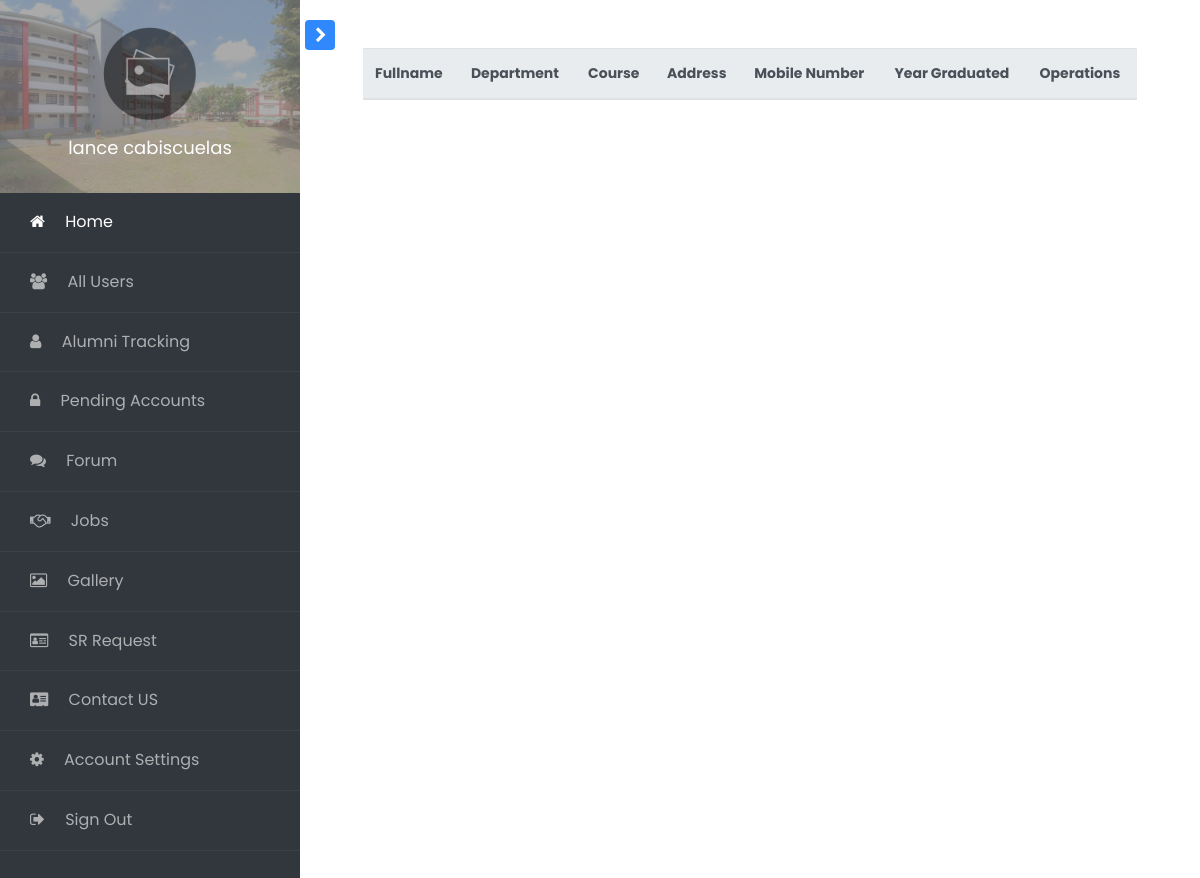
The app's page /access/admin/index.php?page=srrequest (signed in), older data.
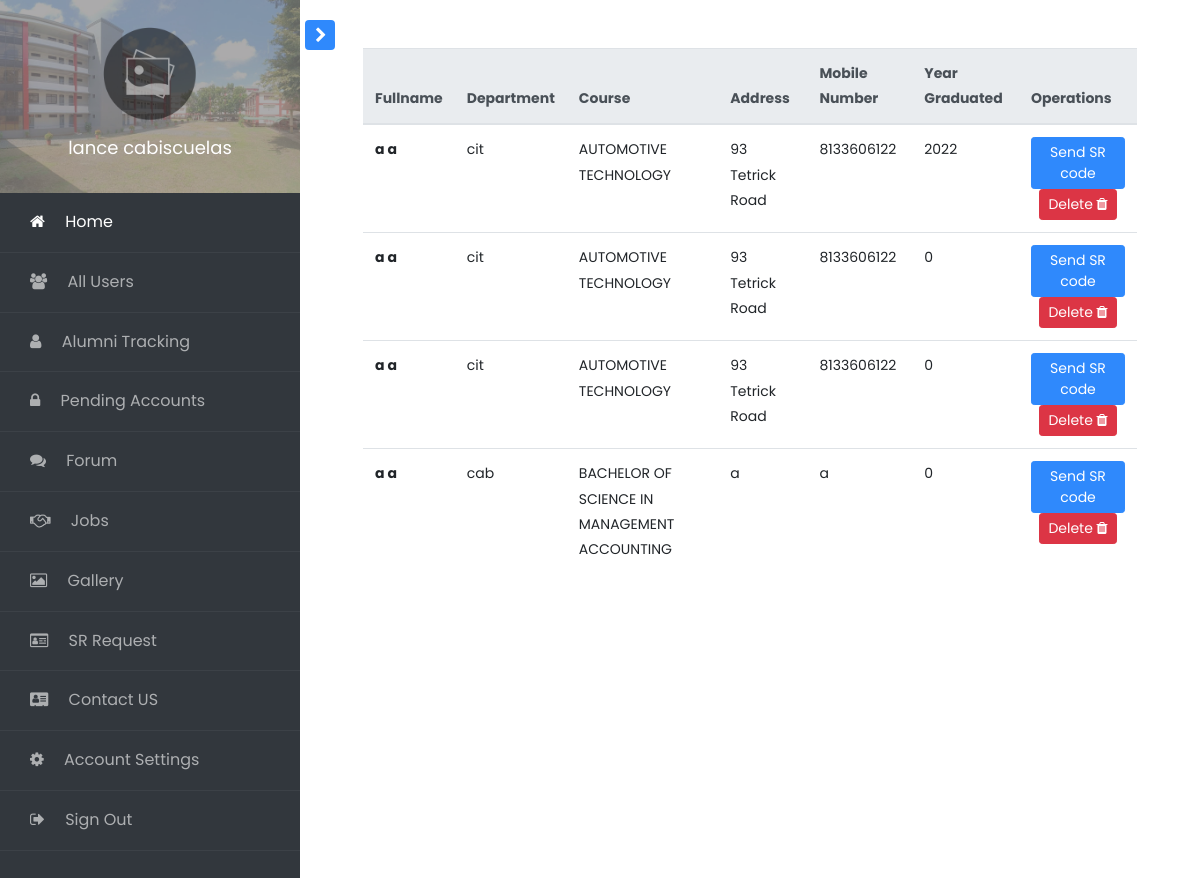
The same page, newer data.
### tables this page shows
CREATE TABLE `user_information` (
  `id` int(11) NOT NULL,
  `name` varchar(40) NOT NULL,
  `lastname` varchar(50) NOT NULL,
  `middle_name` varchar(50) NOT NULL,
  `email_address` varchar(100) NOT NULL,
  `department` varchar(50) NOT NULL,
  `mobile_number` varchar(40) NOT NULL,
  `course` varchar(100) NOT NULL,
  `sr_code` varchar(50) NOT NULL,
  `account_password` varchar(100) NOT NULL,
  `account_status` varchar(40) NOT NULL,
  `employment_status` varchar(40) NOT NULL,
  `profile_pic` varchar(100) NOT NULL,
  `date_register` varchar(40) NOT NULL
);

CREATE TABLE `sr_request` (
  `id` int(11) NOT NULL,
  `name` varchar(50) NOT NULL,
  `lastname` varchar(50) NOT NULL,
  `middlename` varchar(50) NOT NULL,
  `email` varchar(50) NOT NULL,
  `address` varchar(50) NOT NULL,
  `mobile_no` varchar(50) NOT NULL,
  `department` varchar(50) NOT NULL,
  `course` varchar(50) NOT NULL,
  `date_request` varchar(50) NOT NULL,
  `year_graduated` int(22) NOT NULL
);

### methods/mysqliConnection.php (called while the page is built, shortened)
<?php
class Database{
	public function __construct(){
		$this->conn = mysqli_connect("localhost", "root", "", "bsu_alumni");
	}
}
?>

### methods/PDOConnection.php (called while the page is built, shortened)
<?php
class Connect{
    public $host = "localhost";
    public $user = "root";
    public $password = "";
    public $dbname = "bsu_alumni";
	public function __construct(){
        $dsn = "mysql:host=$this->host;dbname=$this->dbname;";
        $this->connection = new PDO($dsn, $this->user, $this->password);
	}
}
?>

### methods/globalmethods.php (called while the page is built, shortened)
<?php
include 'PDOConnection.php';
class DataOperation extends Connect{
	function getFullname($id) {
		$sql = "SELECT * FROM user_information where id = $id";
		$query = $this->connection->query($sql);
		$row = $query->fetch();
		return $row->name. " " .$row->lastname;
	}
}
?>

### access/admin/pages/srrequest.php (the view, shortened to what this page needs)
<?php
$sql = $database->conn->query("SELECT * FROM sr_request ORDER BY id DESC");
?>
<div class="container">
  <table class="table" id="alluser_table">
    <thead class="thead-light">
      <tr>
        <th scope="col">Fullname</th>
        <th scope="col">Department</th>
        <th scope="col">Course</th>
        <th scope="col">Address</th>
        <th scope="col">Mobile Number</th>
        <th scope="col">Year Graduated</th>
        <th scope="col">Operations</th>
      </tr>
    </thead>
    <tbody>
      <?php while($row = $sql->fetch_array()): ?>
          <tr id="sr_<?php echo $row['id']; ?>">
          <th scope="row"><?php echo $row["name"]. " " .$row["lastname"]; ?></th>
          <td><?php echo $row["department"]; ?></td>
          <td><?php echo $row["course"]; ?></td>
          <td><?php echo $row["address"]; ?></td>
          <td><?php echo $row["mobile_no"]; ?></td>
          <td><?php echo $row["year_graduated"]; ?></td>
          <td>
            <center>
              <button class="btn btn-primary btn-sm" onclick="modalForSrForm(<?php echo $row['id'] ?>)">Send SR code</button>
              <button class="btn btn-danger btn-sm">Delete <i class="fa fa-trash" aria-hidden="true"></i></button>
            </center>
          </td>
          </tr>
      <?php endwhile; ?>
    </tbody>
  </table>
</div>

### access/admin/index.php (shortened to what this page needs)
<?php
include "./../../methods/globalmethods.php";
include "./../../methods/mysqliConnection.php";
$meth = new DataOperation;
$database = new Database;
$query = 'SELECT profile_pic FROM user_information WHERE id = '.$_SESSION['id'] .'';
$stmt = $database->conn->query($query);
$profile_pic = $stmt->fetch_assoc();
?>
<!doctype html>
<html lang="en">
  <head>
		<link rel="stylesheet" href="https://stackpath.bootstrapcdn.com/font-awesome/4.7.0/css/font-awesome.min.css">
		<link rel="stylesheet" href="css/style.css">
    <link rel="stylesheet" href="./../../plugins/datatables/datatables.min.css">
    <link rel="stylesheet" href="css/admin.css">
  </head>
  <body>
		<div class="wrapper d-flex align-items-stretch">
			<nav id="sidebar">
				<div class="custom-menu">
					<button type="button" id="sidebarCollapse" class="btn btn-primary">
	        </button>
        </div>
	  		<div class="img bg-wrap text-center py-4" style="background-image: url(images/bg4-1.jpg);">
	  			<div class="user-logo">
	  				<div class="img" style="background-image: url(<?php echo($profile_pic['profile_pic'] == '') ?  './profile_pic/default.png' : './profile_pic/'.$profile_pic['profile_pic']; ?>);"></div>
	  				<h3><?php echo $meth->getFullname($_SESSION["id"]); ?></h3>
	  			</div>
	  		</div>
        <ul class="list-unstyled components mb-5">
          <li class="active">
            <a href="./"><span class="fa fa-home mr-3"></span> Home</a>
          </li>
          <li>
            <a href="index.php?page=allusers"><span class="fa fa-users mr-3"></span> All Users</a>
          </li>
          <li>
            <a href="index.php?page=alumni-tracking"><span class="fa fa-user mr-3"></span> Alumni Tracking</a>
          </li>
          <li>
            <a href="index.php?page=pendingusers"><span class="fa fa-lock mr-3"></span> Pending Accounts</a>
          </li>
          <li>
            <a href="index.php?page=forum"><span class="fa fa-comments mr-3"></span> Forum</a>
          </li>
          <li>
            <a href="index.php?page=jobs"><span class="fa fa-handshake-o mr-3"></span> Jobs</a>
          </li>
          <li>
            <a href="index.php?page=gallery"><span class="fa fa-picture-o mr-3"></span> Gallery</a>
          </li>
          <li>
            <a href="index.php?page=srrequest"><span class="fa fa-id-card-o mr-3"></span> SR Request</a>
          </li>
          <li>
            <a href="index.php?page=contactus"><span class="fa fa-address-card mr-3"></span> Contact US</a>
          </li>
          <li>
            <a href="index.php?page=settings"><span class="fa fa-cog mr-3"></span> Account Settings</a>
          </li>
          <li>
            <a href="./../../methods/logout.php"><span class="fa fa-sign-out mr-3"></span> Sign Out</a>
          </li>
        </ul>
    	</nav>
      <div id="content" class="p-4 p-md-5 pt-5">
        <?php
        if (isset($_GET['page'])) {
            $page = $_GET['page'];
            $display = "pages/".$page.'.php';
            include($display);
        }else{
            $page = 'home';
            $display = "pages/".$page.'.php';
            include($display);
        }
      ?>
      </div>
		</div>
  </body>
</html>

Row changes from the older to the newer data that the page shows:
added sr_request: name "a", lastname "a", department "cit", course "AUTOMOTIVE TECHNOLOGY", address "93 Tetrick Road", mobile_no "8133606122", year_graduated "2022"
added sr_request: name "a", lastname "a", department "cit", course "AUTOMOTIVE TECHNOLOGY", address "93 Tetrick Road", mobile_no "8133606122", year_graduated "0"
added sr_request: name "a", lastname "a", department "cit", course "AUTOMOTIVE TECHNOLOGY", address "93 Tetrick Road", mobile_no "8133606122", year_graduated "0"
added sr_request: name "a", lastname "a", department "cab", course "BACHELOR OF SCIENCE IN MANAGEMENT ACCOUNTING", address "a", mobile_no "a", year_graduated "0"
